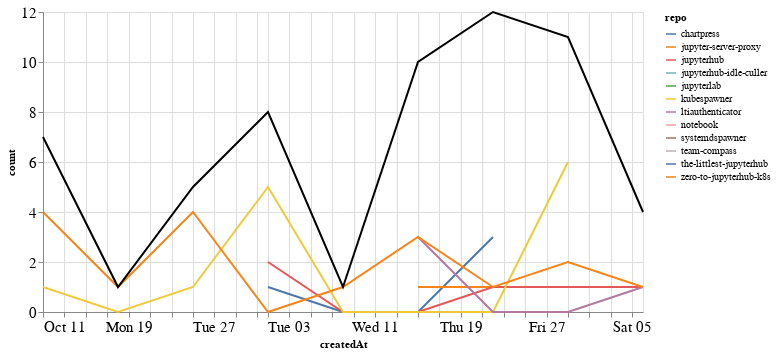

Here is the notebook cell this chart was saved with:
### Markdown cell above
### Comments

### Code cell
comments_time = comments.groupby('repo').resample('W', on='createdAt').count()['author'].reset_index()
comments_time = comments_time.rename(columns={'author': 'count'})
comments_time_total = comments_time.groupby('createdAt').agg({"count": "sum"}).reset_index()
ch1 = alt.Chart(comments_time, width=600).mark_line().encode(
    x='createdAt',
    y='count',
    color='repo',
    tooltip="repo"
)

ch2 = alt.Chart(comments_time_total, width=600).mark_line(color="black").encode(
    x='createdAt',
    y='count',
)

ch1 + ch2

### Figure 1 — Vega-Lite specification as saved in the notebook (floating-point values rounded to 4 significant figures)
{"config": {"axisLeft": {"labelFontSize": 15}, "axisBottom": {"labelFontSize": 15}}, "layer": [{"data": {"name": "data-2c6ab616465e0916ee7e3e4b0f3a067b"}, "mark": "line", "encoding": {"color": {"type": "nominal", "field": "repo"}, "tooltip": {"type": "nominal", "field": "repo"}, "x": {"type": "temporal", "field": "createdAt"}, "y": {"type": "quantitative", "field": "count"}}, "width": 600}, {"data": {"name": "data-4ce1d3452b0076adb4abd8660b106b84"}, "mark": {"type": "line", "color": "black"}, "encoding": {"x": {"type": "temporal", "field": "createdAt"}, "y": {"type": "quantitative", "field": "count"}}, "width": 600}], "$schema": "https://vega.github.io/schema/vega-lite/v4.8.1.json", "datasets": {"data-2c6ab616465e0916ee7e3e4b0f3a067b": [{"repo": "chartpress", "createdAt": "2020-11-01T00:00:00", "count": 1}, {"repo": "chartpress", "createdAt": "2020-11-08T00:00:00", "count": 0}, {"repo": "chartpress", "createdAt": "2020-11-15T00:00:00", "count": 0}, {"repo": "chartpress", "createdAt": "2020-11-22T00:00:00", "count": 3}, {"repo": "jupyter-server-proxy", "createdAt": "2020-11-15T00:00:00", "count": 1}, {"repo": "jupyter-server-proxy", "createdAt": "2020-11-22T00:00:00", "count": 1}, {"repo": "jupyterhub", "createdAt": "2020-11-01T00:00:00", "count": 2}, {"repo": "jupyterhub", "createdAt": "2020-11-08T00:00:00", "count": 0}, {"repo": "jupyterhub", "createdAt": "2020-11-15T00:00:00", "count": 0}, {"repo": "jupyterhub", "createdAt": "2020-11-22T00:00:00", "count": 1}, {"repo": "jupyterhub", "createdAt": "2020-11-29T00:00:00", "count": 1}, {"repo": "jupyterhub", "createdAt": "2020-12-06T00:00:00", "count": 1}, {"repo": "jupyterhub-idle-culler", "createdAt": "2020-11-15T00:00:00", "count": 3}, {"repo": "jupyterlab", "createdAt": "2020-11-22T00:00:00", "count": 5}, {"repo": "kubespawner", "createdAt": "2020-10-11T00:00:00", "count": 1}, {"repo": "kubespawner", "createdAt": "2020-10-18T00:00:00", "count": 0}, {"repo": "kubespawner", "createdAt": "2020-10-25T00:00:00", "count": 1}, {"repo": "kubespawner", "createdAt": "2020-11-01T00:00:00", "count": 5}, {"repo": "kubespawner", "createdAt": "2020-11-08T00:00:00", "count": 0}, {"repo": "kubespawner", "createdAt": "2020-11-15T00:00:00", "count": 0}, {"repo": "kubespawner", "createdAt": "2020-11-22T00:00:00", "count": 0}, {"repo": "kubespawner", "createdAt": "2020-11-29T00:00:00", "count": 6}, {"repo": "ltiauthenticator", "createdAt": "2020-11-15T00:00:00", "count": 3}, {"repo": "ltiauthenticator", "createdAt": "2020-11-22T00:00:00", "count": 0}, {"repo": "ltiauthenticator", "createdAt": "2020-11-29T00:00:00", "count": 0}, {"repo": "ltiauthenticator", "createdAt": "2020-12-06T00:00:00", "count": 1}, {"repo": "notebook", "createdAt": "2020-11-22T00:00:00", "count": 1}, {"repo": "systemdspawner", "createdAt": "2020-12-06T00:00:00", "count": 1}, {"repo": "team-compass", "createdAt": "2020-11-29T00:00:00", "count": 2}, {"repo": "the-littlest-jupyterhub", "createdAt": "2020-10-11T00:00:00", "count": 2}, {"repo": "zero-to-jupyterhub-k8s", "createdAt": "2020-10-11T00:00:00", "count": 4}, {"repo": "zero-to-jupyterhub-k8s", "createdAt": "2020-10-18T00:00:00", "count": 1}, {"repo": "zero-to-jupyterhub-k8s", "createdAt": "2020-10-25T00:00:00", "count": 4}, {"repo": "zero-to-jupyterhub-k8s", "createdAt": "2020-11-01T00:00:00", "count": 0}, {"repo": "zero-to-jupyterhub-k8s", "createdAt": "2020-11-08T00:00:00", "count": 1}, {"repo": "zero-to-jupyterhub-k8s", "createdAt": "2020-11-15T00:00:00", "count": 3}, {"repo": "zero-to-jupyterhub-k8s", "createdAt": "2020-11-22T00:00:00", "count": 1}, {"repo": "zero-to-jupyterhub-k8s", "createdAt": "2020-11-29T00:00:00", "count": 2}, {"repo": "zero-to-jupyterhub-k8s", "createdAt": "2020-12-06T00:00:00", "count": 1}], "data-4ce1d3452b0076adb4abd8660b106b84": [{"createdAt": "2020-10-11T00:00:00", "count": 7}, {"createdAt": "2020-10-18T00:00:00", "count": 1}, {"createdAt": "2020-10-25T00:00:00", "count": 5}, {"createdAt": "2020-11-01T00:00:00", "count": 8}, {"createdAt": "2020-11-08T00:00:00", "count": 1}, {"createdAt": "2020-11-15T00:00:00", "count": 10}, {"createdAt": "2020-11-22T00:00:00", "count": 12}, {"createdAt": "2020-11-29T00:00:00", "count": 11}, {"createdAt": "2020-12-06T00:00:00", "count": 4}]}}
